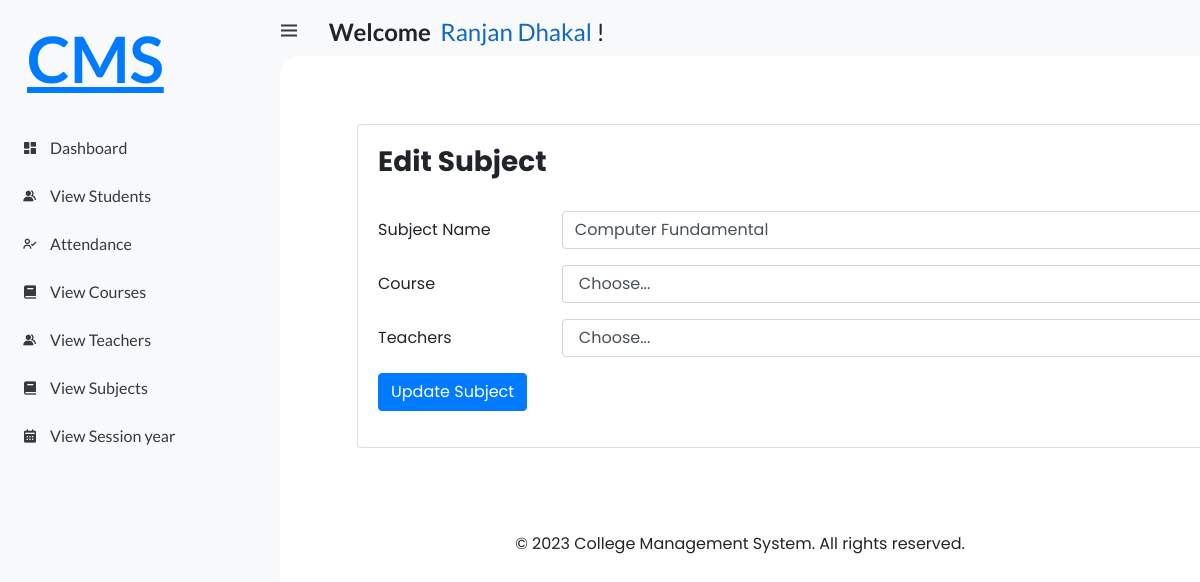
The app's page /hod/Subjects/Edit/1 (signed in) with its own data.
### student_management_app/models.py (models this page shows, shortened)
class CustomUser(AbstractUser):
    USER = (
        (1, 'HOD'),
        (2, 'STAFF'),
        (3, 'STUDENT'),
    )
    user_type = models.CharField(choices=USER, max_length=50, default=1)
    profile_pic = models.ImageField(upload_to='media/profile_pic/')

class Subject(models.Model):
    name = models.CharField(max_length=100)
    course = models.ForeignKey(Course, on_delete=models.CASCADE)
    staff = models.ForeignKey(Staff, on_delete=models.CASCADE)
    created_at = models.DateTimeField(auto_now_add=True)
    updated_at = models.DateTimeField(auto_now=True)

### student_management_system/Hod_views.py (the view)
# urls.py: path('hod/Subjects/Edit/<str:id>', Hod_views.Edit_Subjects, name="edit_subjects"),
@login_required(login_url='/')
def Edit_Subjects(request, id):
    subject = Subject.objects.get(id=id)
    course = Course.objects.all()
    staff = Staff.objects.all()
    context = {
        'subject': subject,
        'course': course,
        'staff': staff,
    }
    return render(request, 'Hod/edit_subject.html', context)

### templates/Hod/edit_subject.html (shortened to what this page needs)
{% extends 'index.html' %}
{% load static %}
{% block content %}
<link rel="stylesheet" href="{% static 'style/hod_styles/edit_subject.css' %}">
<div class="card" >
  <div class="card-body">
    <div class="add_course">
        <h3><b>Edit Subject</b></h3>
        <br>
        <form action="{% url 'update_subjects' %}" method="post">
          <div class="form-group row">
            <label class="col-sm-2 col-form-label">Subject Name</label>
            <div class="col-sm-10">
              <input type="text" class="form-control" id="subject_name" name="subject_name" value="{{subject.name}}" required>
            </div>
          </div>
          <div class="form-group row">
            <label class="col-sm-2 col-form-label">Course</label>
            <div class="col-sm-10">
              <select class="form-control" id="course_id" name="course_id" required>
                <option selected>Choose...</option>
              </select>
            </div>
          </div>
          <div class="form-group row">
            <label class="col-sm-2 col-form-label">Teachers</label>
            <div class="col-sm-10">
              <select class="form-control" id="staff_id" name="staff_id" required>
                <option selected>Choose...</option>
              </select>
            </div>
          </div>
          <div class="form-group row">
            <div class="col-sm-10">
              <button type="submit" class="btn btn-primary">Update Subject</button>
            </div>
          </div>
        </form>
    </div>
  </div>
</div>
{% endblock %}

### templates/index.html (shortened to what this page needs)
<!DOCTYPE html>
<html lang="en">
{% load static %}
{% load active_link_tags %}
<head>
	<link href='https://unpkg.com/boxicons@2.0.9/css/boxicons.min.css' rel='stylesheet'>
	<link rel="stylesheet" href="https://cdn.jsdelivr.net/npm/bootstrap@4.0.0/dist/css/bootstrap.min.css">
	<link rel="stylesheet" href="/static/css/base.css">
	<link rel="stylesheet" href="{% static 'style/index.css' %}">
	<link rel="stylesheet" href="https://cdn.jsdelivr.net/npm/bootstrap@4.0.0/dist/css/bootstrap.min.css">
</head>
<body>
	<section id="sidebar">
		<a href="{% url 'hod_home' %}" class="brand">
			<p style="margin-left: 27px;margin-top: 77px;font-size:4rem;">
				CMS
			</p>
		</a>
		{% if user.user_type == '1'%}
		<ul class="side-menu top">
			<li class="{% active_link 'hod_home' 'active' %}">
				<a href="{% url 'hod_home' %}">
					<i class='bx bxs-dashboard' ></i>
					<span class="text">Dashboard</span>
				</a>
			</li>
			<li class="{% active_link 'view_attendances' 'active' %}">
				<a href="{% url 'view_attendances' %}">
					<i class='bx bx-user-check' ></i>
					<span class="text">Attendance</span>
				</a>
			</li>
			<li class="{% active_link 'view_staffs' 'active' %}">
				<a href="{% url 'view_staffs' %}">
					<i class='bx bxs-group' ></i>
					<span class="text">Teachers</span>
				</a>
			</li>
			<li class="{% active_link 'view_students' 'active' %}">
				<a href="{% url 'view_students' %}">
					<i class='bx bxs-group' ></i>
					<span class="text">Students</span>
				</a>
			</li>
			<li class="{% active_link 'view_courses' 'active' %}">
				<a href="{% url 'view_courses' %}">
					<i class='bx bxs-book' ></i>
					<span class="text">Courses</span>
				</a>
			</li>
			<li class="{% active_link 'view_subjects' 'active' %}">
				<a href="{% url 'view_subjects' %}">
					<i class='bx bxs-book' ></i>
					<span class="text">Subjects</span>
				</a>
			</li>
			<li class="{% active_link 'view_sessions' 'active' %}">
				<a href="{% url 'view_sessions' %}">
					<i class='bx bxs-calendar' ></i>
					<span class="text">Session Year</span>
				</a>
			</li>
			<li class="{% active_link 'view_contacts' 'active' %}">
				<a href="{% url 'view_contacts' %}">
					<i class='bx bxs-contact' ></i>
					<span class="text">Contacts</span>
				</a>
			</li>
		</ul>
		{% elif user.user_type == '2'%}
		<ul class="side-menu top">
			<li class="{% active_link 'staff_home' 'active' %}">
				<a href="{% url 'staff_home' %}">
					<i class='bx bxs-dashboard' ></i>
					<span class="text">Dashboard</span>
				</a>
			</li>
			<li class="{% active_link 'feature_view_students' 'active' %}">
				<a href="{% url 'feature_view_students' %}">
					<i class='bx bxs-group' ></i>
					<span class="text">View Students</span>
				</a>
			</li>
			<li class="{% active_link 'view_staff_attendances' 'active' %}">
				<a href="{% url 'view_staff_attendances' %}">
					<i class='bx bx-user-check'></i>
					<span class="text">Attendance</span>
				</a>
			</li>
			<li class="{% active_link 'feature_view_courses' 'active' %}">
				<a href="{% url 'feature_view_courses' %}">
					<i class='bx bxs-book' ></i>
					<span class="text">View Courses</span>
				</a>
			</li>
			<li class="{% active_link 'feature_view_staffs' 'active' %}">
				<a href="{% url 'feature_view_staffs' %}">
					<i class='bx bxs-group' ></i>
					<span class="text">View Teachers</span>
				</a>
			</li>
			<li class="{% active_link 'feature_view_subjects' 'active' %}">
				<a href="{% url 'feature_view_subjects' %}">
					<i class='bx bxs-book' ></i>
					<span class="text">View Subjects</span>
				</a>
			</li>
			<li class="{% active_link 'feature_view_sessions' 'active' %}">
				<a href="{% url 'feature_view_sessions' %}">
					<i class='bx bxs-calendar' ></i>
					<span class="text">View Session year</span>
				</a>
			</li>
		</ul>
		{% endif%}
	</section>
	<section id="content">
		<nav>
			<div class="container mt-5" style="margin-top: 1rem!important;">
				<div class="row">
					<div class="col-md-6">
						<div class="top-nav-search">
							<h4 style="margin-left: -42px;">
							<i class='bx bx-menu' ></i>
								<strong>Welcome</strong>&nbsp;
								<span style="color: #1068c1;">{{user.first_name}} {{user.last_name}}</span>&nbsp;!
							</h4>
						</div>
					</div>
					<div class="col-md-6">
					</div>
				</div>
			</div>
		</nav>
		<main>
			{% block content %}
			{% endblock %}
			<br><br><br><br>
			<footer>
				<div class="container">
					<div class="row">
						<div class="col-md-12 text-center">
							<p style="margin-bottom: -7px;">&copy; 2023 College Management System. All rights reserved.</p>
						</div>
					</div>
				</div>
			</footer>
		</main>
	</section>
</body>
</html>

### static/css/base.css (style rules this page uses)
* { margin: 0; padding: 0; box-sizing: border-box; }
a { text-decoration: none; }
li { list-style: none; }
:root { --poppins: 'Poppins', sans-serif; --lato: 'Lato', sans-serif; --light: #F9F9F9; --blue: #3C91E6; --light-blue: #CFE8FF; --grey: #eee; --dark-grey: #AAAAAA; --dark: #342E37; --red: #DB504A; --yellow: #FFCE26; --light-yellow: #FFF2C6; --orange: #FD7238; --light-orange: #FFE0D3; }
html { overflow-x: hidden; }
body { background: var(--grey); overflow-x: hidden; }

### static/style/index.css (style rules this page uses)
* { margin: 0; padding: 0; box-sizing: border-box; }
a { text-decoration: none; }
li { list-style: none; }
:root { --poppins: 'Poppins', sans-serif; --lato: 'Lato', sans-serif; --light: #F9F9F9; --blue: #3C91E6; --light-blue: #CFE8FF; --grey: #eee; --dark-grey: #AAAAAA; --dark: #342E37; --red: #DB504A; --yellow: #FFCE26; --light-yellow: #FFF2C6; --orange: #FD7238; --light-orange: #FFE0D3; }
html { overflow-x: hidden; }
body { background: var(--grey); overflow-x: hidden; }
#sidebar { position: fixed; top: 0; left: 0; width: 280px; height: 100%; background: var(--light); z-index: 2000; font-family: var(--lato); transition: .3s ease; overflow-x: hidden; scrollbar-width: none; }
#sidebar .brand { font-size: 24px; font-weight: 700; height: 56px; display: flex; align-items: center; color: var(--blue); position: sticky; top: 0; left: 0; background: var(--light); z-index: 500; padding-bottom: 20px; box-sizing: content-box; }
#sidebar .side-menu { width: 100%; margin-top: 48px; }
#sidebar .side-menu li { height: 48px; background: transparent; margin-left: 6px; border-radius: 48px 0 0 48px; padding: 4px; }
#sidebar .side-menu li a { width: 100%; height: 100%; background: var(--light); display: flex; align-items: center; border-radius: 48px; font-size: 16px; color: var(--dark); white-space: nowrap; overflow-x: hidden; }
#sidebar .side-menu li a .bx { min-width: calc(60px - ((4px + 6px) * 2)); display: flex; justify-content: center; }
#content { position: relative; width: calc(100% - 280px); left: 280px; transition: .3s ease; }
#content nav { height: 56px; background: var(--light); padding: 0 24px; display: flex; align-items: center; grid-gap: 24px; font-family: var(--lato); position: sticky; top: 0; left: 0; z-index: 1000; }
#content nav::before { content: ''; position: absolute; width: 40px; height: 40px; bottom: -40px; left: 0; border-radius: 50%; box-shadow: -20px -20px 0 var(--light); }
#content nav .bx.bx-menu { cursor: pointer; color: var(--dark); }
#content main { width: 100%; padding: 36px 24px; font-family: var(--poppins); max-height: calc(100vh - 56px); overflow-y: auto; }
.container { margin-top: -12px; }

### static/style/hod_styles/edit_subject.css (style rules this page uses)
.card { width: 1115px; margin-left: 53px; margin-top: 2rem; }

### records on screen
CustomUser: first_name "Ranjan", last_name "Dhakal"
Subject: subject_name "Computer Fundamental"
